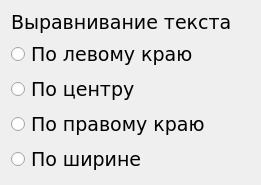
    <widget class="QWidget" name="verticalLayoutWidget_3">
     <property name="geometry">
      <rect>
       <x>10</x>
       <y>320</y>
       <width>261</width>
       <height>157</height>
      </rect>
     </property>
     <layout class="QVBoxLayout" name="verticalLayout_3">
      <item>
       <widget class="QLabel" name="labelSettings_44">
        <property name="font">
         <font>
          <family>Verdana</family>
          <pointsize>14</pointsize>
          <weight>50</weight>
          <italic>false</italic>
          <bold>false</bold>
         </font>
        </property>
        <property name="mouseTracking">
         <bool>false</bool>
        </property>
        <property name="text">
         <string>Выравнивание текста</string>
        </property>
       </widget>
      </item>
      <item>
       <widget class="QRadioButton" name="RBLVL1TextLeft">
        <property name="font">
         <font>
          <family>Verdana</family>
          <pointsize>14</pointsize>
         </font>
        </property>
        <property name="text">
         <string>По левому краю</string>
        </property>
       </widget>
      </item>
      <item>
       <widget class="QRadioButton" name="RBLVL1TextMiddle">
        <property name="font">
         <font>
          <family>Verdana</family>
          <pointsize>14</pointsize>
         </font>
        </property>
        <property name="text">
         <string>По центру</string>
        </property>
       </widget>
      </item>
      <item>
       <widget class="QRadioButton" name="RBLVL1TextRight">
        <property name="font">
         <font>
          <family>Verdana</family>
          <pointsize>14</pointsize>
         </font>
        </property>
        <property name="text">
         <string>По правому краю</string>
        </property>
       </widget>
      </item>
      <item>
       <widget class="QRadioButton" name="RBLVL1TextWidth">
        <property name="font">
         <font>
          <family>Verdana</family>
          <pointsize>14</pointsize>
         </font>
        </property>
        <property name="text">
         <string>По ширине</string>
        </property>
       </widget>
      </item>
     </layout>
    </widget>
